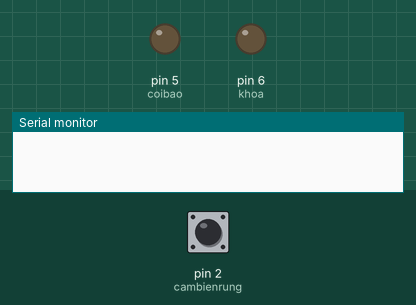
A sketch run on a simulated Arduino Uno, built with avr-gcc and run on an emulated ATmega328P. Parts: output pins drawn as LEDs (lit = HIGH), the last lines printed to the serial monitor. The inputs (shaded band) are chosen by the test bench; at power-on: pin 2 (cambienrung) LOW.

Above: at 1.2 s.
1.3 s: pin 2 (cambienrung) driven HIGH
2.8 s: pin 2 (cambienrung) driven LOW
4.3 s: pin 2 (cambienrung) pulsed HIGH 5 times (0.12 s each, 0.3 s apart)
At 6.4 s:
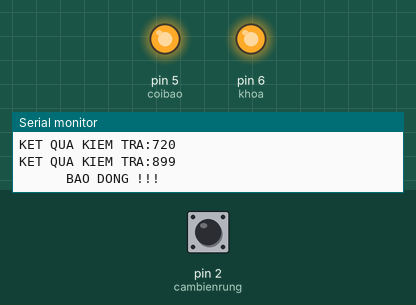
Timing chart, 0 to 7.9 s (numbered marks = the images above; inputs shaded):
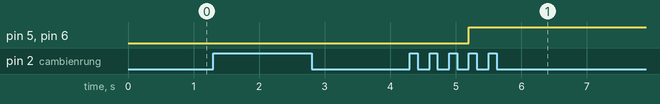

The sketch:

DO_AN_XE_HOI.ino
```cpp
const byte cambienrung = 2; //chan d2 hoac d3
const byte coibao = 5;
const byte khoa = 6;
bool baodong=false;
#define thoi_gian_chong_nhieu 1000
#define thoi_gian_de_bat_bao_dong 800

static unsigned long rung_lan_dau=0;
static unsigned long rung_lan_cuoi=0;
static unsigned long rung_truoc_lan_cuoi=0;

bool them(unsigned long gia_tri){
  if(rung_lan_dau==0){
    rung_lan_dau=gia_tri;
    rung_truoc_lan_cuoi=gia_tri;
    rung_lan_cuoi=gia_tri;
    return true;
  }
  if(rung_lan_cuoi==0){
    rung_lan_cuoi=gia_tri;
    rung_truoc_lan_cuoi=gia_tri;
    return true;
  }
  else{
    if((gia_tri - rung_truoc_lan_cuoi)  >= thoi_gian_chong_nhieu){

         Serial.print("\nKET THUC CHU TRINH");
          rung_lan_dau=0;
          rung_truoc_lan_cuoi=0;
          rung_lan_cuoi=0;
          return true;
    }
    rung_truoc_lan_cuoi=rung_lan_cuoi;
    rung_lan_cuoi=gia_tri;
    return true;
  }
}
bool kiem_tra(){
  unsigned long thoi_gian_keo_dai= rung_lan_cuoi-rung_lan_dau;

  Serial.print("\nKET QUA KIEM TRA:");

  Serial.print(thoi_gian_keo_dai);
  if( thoi_gian_keo_dai >= thoi_gian_de_bat_bao_dong)
    return true;
  else
    return false;
}
void bao_dong(){
  baodong=true;
  Serial.print("\n\t\t\tBAO DONG !!!\n");
  digitalWrite(coibao,HIGH);
  digitalWrite(khoa , HIGH);
}
// ------------------------------------------------------------------
// INTERRUPT     NGAT     NGAT      NGAT      NGAT
// ------------------------------------------------------------------
void nhan_tin_hieu_rung(){
  if(baodong==false){
    them(millis());
    if(kiem_tra())bao_dong();
  }
}
void setup() {
  // put your setup code here, to run once:
  baodong=false;
  Serial.begin(9600);
  attachInterrupt(digitalPinToInterrupt(cambienrung), nhan_tin_hieu_rung, HIGH);
  pinMode(coibao, OUTPUT);
  pinMode(khoa, OUTPUT);
  //TAT COI VA MO KHOA KHI KHOI DONG MACH
  digitalWrite(coibao , LOW);
  digitalWrite(khoa,LOW) ;
}


void loop() {
  // put your main code here, to run repeatedly:

}
```

Measured:
- after the input at 4.3 s, pin 5 (coibao), pin 6 (khoa): LOW → HIGH after 0.90 s
